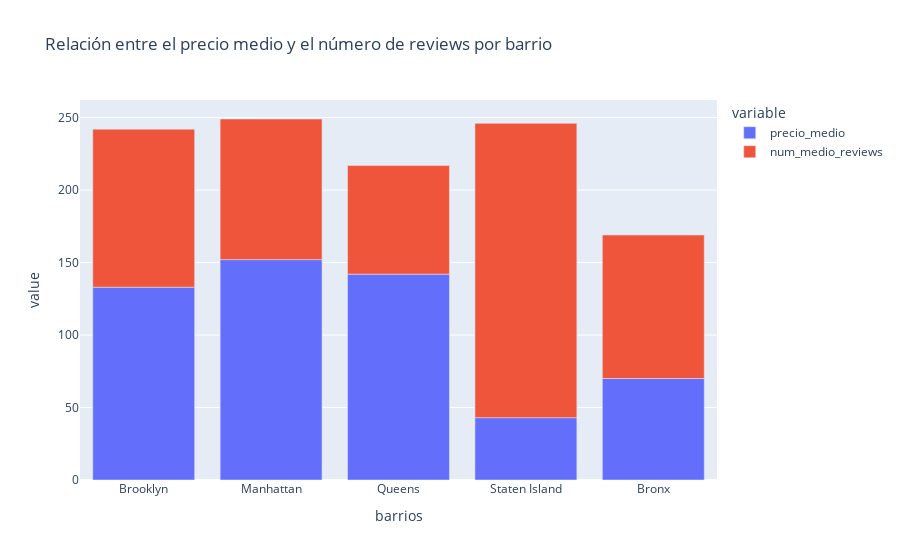

This figure's notebook cell:
### Code cell
data_frame_relacion = pd.melt(df_principal, id_vars='barrios', value_vars=['precio_medio', 'num_medio_reviews'])

fig = px.bar(data_frame_relacion, x='barrios', y='value', color='variable',
            hover_data=['barrios'],
            title='Relación entre el precio medio y el número de reviews por barrio')
fig.show()

### Figure 1 — Plotly figure (JSON) as saved in the notebook; plotly's stock layout.template omitted (floating-point values rounded to 4 significant figures)
{"data": [{"alignmentgroup": "True", "hovertemplate": "variable=precio_medio<br>barrios=%{x}<br>value=%{y}<extra></extra>", "legendgroup": "precio_medio", "marker": {"color": "#636efa", "pattern": {"shape": ""}}, "name": "precio_medio", "offsetgroup": "precio_medio", "orientation": "v", "showlegend": true, "textposition": "auto", "type": "bar", "x": ["Brooklyn", "Manhattan", "Queens", "Staten Island", "Bronx"], "xaxis": "x", "y": [133, 152, 142, 43, 70], "yaxis": "y"}, {"alignmentgroup": "True", "hovertemplate": "variable=num_medio_reviews<br>barrios=%{x}<br>value=%{y}<extra></extra>", "legendgroup": "num_medio_reviews", "marker": {"color": "#EF553B", "pattern": {"shape": ""}}, "name": "num_medio_reviews", "offsetgroup": "num_medio_reviews", "orientation": "v", "showlegend": true, "textposition": "auto", "type": "bar", "x": ["Brooklyn", "Manhattan", "Queens", "Staten Island", "Bronx"], "xaxis": "x", "y": [109, 97, 75, 203, 99], "yaxis": "y"}], "layout": {"barmode": "relative", "legend": {"title": {"text": "variable"}, "tracegroupgap": 0}, "title": {"text": "Relación entre el precio medio y el número de reviews por barrio"}, "xaxis": {"anchor": "y", "domain": [0, 1], "title": {"text": "barrios"}}, "yaxis": {"anchor": "x", "domain": [0, 1], "title": {"text": "value"}}}}
